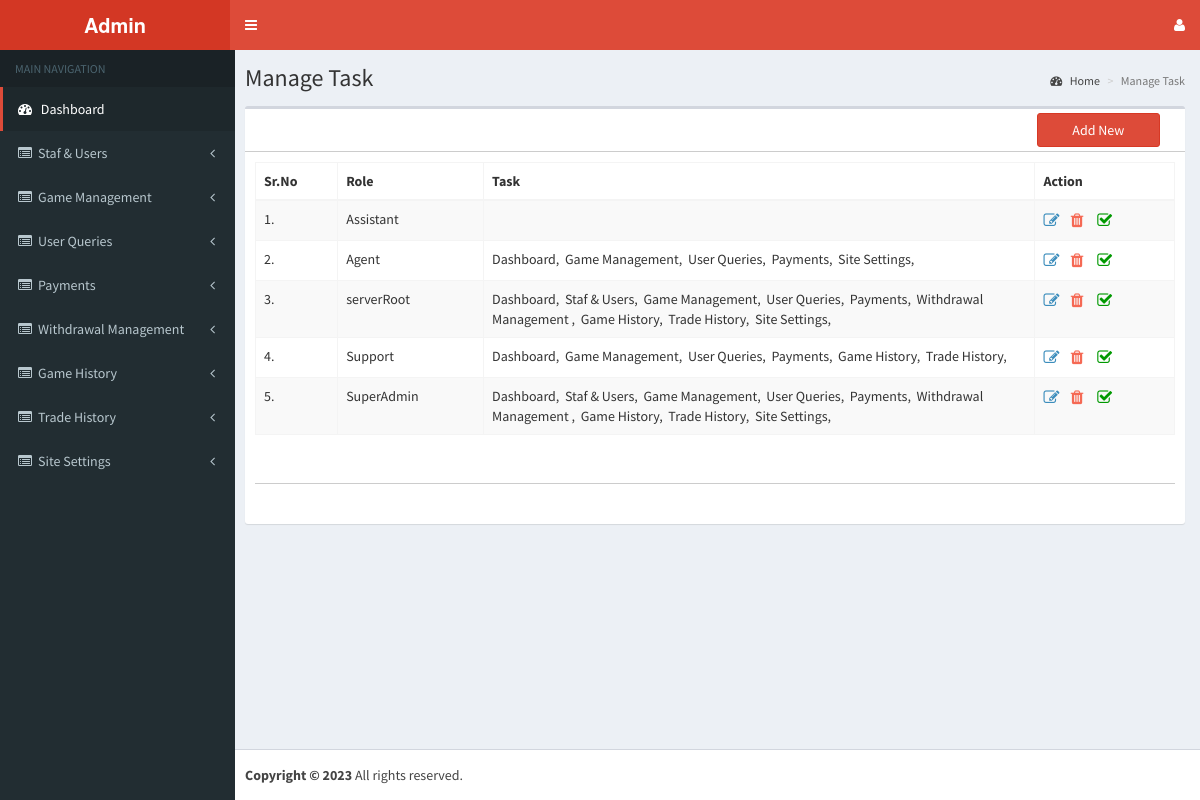
The page /admin/manage_task.php (signed in) on the database its author committed.
### tables this page shows
CREATE TABLE `services` (
  `id` int(11) NOT NULL,
  `services` varchar(255) NOT NULL,
  `url` varchar(255) NOT NULL,
  `status` varchar(255) NOT NULL
);

CREATE TABLE `task` (
  `id` int(11) NOT NULL,
  `role_id` varchar(255) NOT NULL,
  `task` varchar(255) NOT NULL,
  `status` smallint(6) NOT NULL,
  `created_date` timestamp NOT NULL DEFAULT current_timestamp()
);

CREATE TABLE `role` (
  `id` int(11) NOT NULL,
  `role` varchar(255) NOT NULL,
  `created_date` timestamp NOT NULL DEFAULT current_timestamp(),
  `status` smallint(6) NOT NULL
);

### admin/include/connection.php (called while the page is built, shortened)
<?php
function encryptor($action, $string) {
    $output = false;
    $encrypt_method = "AES-256-CBC";
    $secret_key = 'muni';
    $secret_iv = 'muni123';
    $key = hash('sha256', $secret_key);
    $iv = substr(hash('sha256', $secret_iv), 0, 16);
    if( $action == 'encrypt' ) {
        $output = openssl_encrypt($string, $encrypt_method, $key, 0, $iv);
        $output = base64_encode($output);
    }
    else if( $action == 'decrypt' ){
        $output = openssl_decrypt(base64_decode($string), $encrypt_method, $key, 0, $iv);
    }
    return $output;
}
?>

### admin/manage_task.php (the view, shortened to what this page needs)
<!DOCTYPE html>
<html>
<head>
  <link rel="stylesheet" href="bootstrap/css/bootstrap.min.css">
  <link rel="stylesheet" href="css/font-awesome.min.css">
  <link rel="stylesheet" href="css/ionicons.min.css">
  <link rel="stylesheet" href="dist/css/AdminLTE.min.css">
  <link rel="stylesheet" href="dist/css/skins/_all-skins.min.css">
  <link rel="stylesheet" href="plugins/iCheck/flat/blue.css">
  <link rel="stylesheet" href="plugins/morris/morris.css">
  <link rel="stylesheet" href="plugins/jvectormap/jquery-jvectormap-1.2.2.css">
  <link rel="stylesheet" href="plugins/datepicker/datepicker3.css">
  <link rel="stylesheet" href="plugins/daterangepicker/daterangepicker-bs3.css">
  <link rel="stylesheet" href="plugins/bootstrap-wysihtml5/bootstrap3-wysihtml5.min.css">
<link rel="stylesheet" href="plugins/datatables/dataTables.bootstrap.css">
<link rel="stylesheet" href="plugins/select2/select2.min.css">
<link rel="stylesheet" href="plugins/iCheck/all.css">
     <link rel="stylesheet" href="css/app.css" id="maincss">
</head>
<body class="hold-transition skin-red sidebar-mini">
<div class="wrapper">
<?php include ("include/connection.php");?>
<?php include ("include/header.inc.php");?>
 <?php include ("include/navigation.inc.php");?>
  <div class="content-wrapper">
    <section class="content-header">
      <h1>Manage Task</h1>
      <ol class="breadcrumb">
        <li><a href="desktop.php"><i class="fa fa-dashboard"></i> Home</a></li>
        <li class="active">Manage Task</li>
      </ol>
    </section>
    <section class="content">
      <div class="row">
        <div class="col-xs-12">
          <div class="box">
            <div class="box-header box-header2">
             <div class="col-sm-10">
         </div>
              <div class="col-sm-2">
              <div class="pull-right-btn">
       <a href="add_task.php" class="btn btn-block btn-danger">Add New</a>
       </div>
       </div>
            </div>
            <div class="box-body">
            <form id="formID" name="formID" method="post" action="#" enctype="multipart/form-data">
              <table id="example1" class="table table-bordered table-striped">
                <thead>
                <tr>
                <th>Sr.No</th>
                  <th >Role</th>
                  <th width="60%">Task</th>
                  <th>Action</th>
                </tr>
                </thead>
                <tbody>
     <?php
  $Query=mysqli_query($con,"select * from `task` order by id desc");
  $i=0;
  while($row=mysqli_fetch_array($Query)){$i++;
   ?>
                <tr>
                  <td><?php echo $i;?>.</td>
                  <td>
			  <?php
		$role = mysqli_query($con,"SELECT * FROM `role` where `id`='".$row["role_id"]."'");
			   $row_role = mysqli_fetch_array( $role );
			  echo @$row_role["role"]; ?>
              </td>
              <td>
			<?php
			$task_id=$row["task"];
		 $task = mysqli_query($con,"SELECT CONCAT(`services`,',')as services FROM `services` where `id` in ($task_id)");
			   while($row_task = mysqli_fetch_array( $task )){
			  echo @$row_task["services"].'&nbsp;&nbsp;'; }?>
              </td>
                   <td><a href="add_task.php?id=<?php echo encryptor('encrypt', $row['id']); ?>" class="update-person" title="Edit"><i class="fa fa-edit" style="font-size:16px;"></i></a>&nbsp;&nbsp;&nbsp;
      <a href="javascript:void(0);" onClick="delete_row(<?php echo $row['id']; ?>)" class="update-person" style="color:#f56954; font-size:16px;" title="Delete"><i class="fa fa-trash"></i></a>
      <?php
	  if($row['status']==1){
	  ?>
      <a href="javascript:void(0);" onClick="Respond(<?php echo $row['id']; ?>)" class="update-person" style="color:#090; font-size:16px;" title="Active"><i class="fa fa-check-square-o"></i></a>
      <?php } else if($row['status']==0){?>
      &nbsp;&nbsp;&nbsp;
      <a href="javascript:void(0);" onClick="UnRespond(<?php echo $row['id']; ?>)" class="update-person" style="color:#f00; font-size:16px;" title="Inactive"><i class="fa fa-square-o"></i></a>
      <?php }?>
      </td>
                </tr>
        <?php }?>
                </tbody>
              </table>
              <div class="box-header box-header2" style="margin-bottom: 10px;">&nbsp; </div>
<div class="row">
<div class="col-sm-10"></div>
              <div class="col-sm-2">
            </div>
              </div>
              </form>
            </div>
          </div>
        </div>
      </div>
    </section>
  </div>
<?php include("include/footer.inc.php");?></div>
</body>
</html>

### admin/include/navigation.inc.php (shortened to what this page needs)
<aside class="main-sidebar">
  <section class="sidebar">
    <ul class="sidebar-menu">
      <li class="header">MAIN NAVIGATION</li>
      <?php $session_role=$_SESSION['role_id'];
$url = basename($_SERVER['PHP_SELF']) . '';
$chkurl=mysqli_query($con,"select `id`,`p_id` from `child_menu` where `url`='".$url."' and `status`='1'");
$chkurl_result=mysqli_fetch_array($chkurl);
$chk= $chkurl_result['p_id'];
$valurl=mysqli_query($con,"SELECT * FROM `task` where `role_id`='".$session_role."' And task  like '%$chk%' and `status`='1'");
$val_row=mysqli_num_rows($valurl);
if($val_row=='0'){
session_start();
session_unset();
session_destroy();
header("location:index.php?msg1=notauthorized");
	}else{
$task=mysqli_query($con,"select * from `task` where `role_id`='".$session_role."' and `status`='1'");
$task_result=mysqli_fetch_array($task);
$taskid=$task_result['task'];
$parent=mysqli_query($con,"Select * from `services` where id in($taskid) And `status`='1'");
	while(@$parent_array=mysqli_fetch_array($parent)){
		if($parent_array['url']=='desktop.php'){
		?>
      <li class="active treeview"> <a href="<?php echo $parent_array['url']; ?>"> <i class="fa fa-dashboard"></i> <span><?php echo $parent_array['services']; ?></span> </a></li>
      <?php }
      	else if($parent_array['url']=='manage_user.php'){
		?>
      <li class="treeview"> <a href="<?php echo $parent_array['url']; ?>"> <i class="fa fa-list-alt"></i> <span><?php echo $parent_array['services']; ?></span> </a></li>
      <?php }
      else if($parent_array['url']=='manage_tradehistory.php'){
		?>
      <li class="treeview"> <a href="<?php echo $parent_array['url']; ?>"> <i class="fa fa-list-alt"></i> <span><?php echo $parent_array['services']; ?></span> </a></li>
      <?php }
       else if($parent_array['url']=='reward_system.php'){
		?>
      <li class="treeview"> <a href="<?php echo $parent_array['url']; ?>"> <i class="fa fa-list-alt"></i> <span><?php echo $parent_array['services']; ?></span> </a></li>
      <?php }
       else if($parent_array['url']=='manage_winresult.php'){
		?>
      <li class="treeview"> <a href="<?php echo $parent_array['url']; ?>"> <i class="fa fa-list-alt"></i> <span><?php echo $parent_array['services']; ?></span> </a></li>
      <?php }
       else if($parent_array['url']=='manage_transaction.php'){
		?>
      <li class="treeview"> <a href="<?php echo $parent_array['url']; ?>"> <i class="fa fa-list-alt"></i> <span><?php echo $parent_array['services']; ?></span> </a></li>
      <?php }
       else if($parent_array['url']=='current_game_report.php'){
		?>
      <li class="treeview"> <a href="<?php echo $parent_array['url']; ?>"> <i class="fa fa-list-alt"></i> <span><?php echo $parent_array['services']; ?></span> </a></li>
      <?php }
      else if($parent_array['url']=='user_bet_records.php'){
		?>
      <li class="treeview"> <a href="<?php echo $parent_array['url']; ?>"> <i class="fa fa-list-alt"></i> <span><?php echo $parent_array['services']; ?></span> </a></li>
      <?php }
      else if($parent_array['url']=='user_result.php'){
		?>
      <li class="treeview"> <a href="<?php echo $parent_array['url']; ?>"> <i class="fa fa-list-alt"></i> <span><?php echo $parent_array['services']; ?></span> </a></li>
      <?php }
       else if($parent_array['url']=='red_envelope.php'){
		?>
      <li class="treeview"> <a href="<?php echo $parent_array['url']; ?>"> <i class="fa fa-list-alt"></i> <span><?php echo $parent_array['services']; ?></span> </a></li>
      <?php }
      else{?>
      <li class="treeview"> <a href="<?php echo $parent_array['url']; ?>"> <i class="fa fa-list-alt"></i><span><?php echo $parent_array['services']; ?></span><i class="fa fa-angle-left pull-right"></i></a>
      </li>
      <?php }
	 }}
	 ?>
    </ul>
  </section><br />
</aside>

### rows shown on the page
services: services "Dashboard"
services: services "Staf & Users"
services: services "Game Management"
services: services "User Queries"
services: services "Payments"
services: services "Withdrawal Management"
services: services "Game History"
services: services "Trade History"
services: services "Site Settings"
task: role.role "Assistant"
task: role.role "Agent", services "Dashboard,", services "Game Management,", services "User Queries,", services "Payments,", services "Site Settings,"
task: role.role "serverRoot", services "Dashboard,", services "Staf & Users,", services "Game Management,", services "User Queries,", services "Payments,", services "Withdrawal Management ,", services "Game History,", services "Trade History,", services "Site Settings,"
task: role.role "Support", services "Dashboard,", services "Game Management,", services "User Queries,", services "Payments,", services "Game History,", services "Trade History,"
task: role.role "SuperAdmin", services "Dashboard,", services "Staf & Users,", services "Game Management,", services "User Queries,", services "Payments,", services "Withdrawal Management ,", services "Game History,", services "Trade History,", services "Site Settings,"
